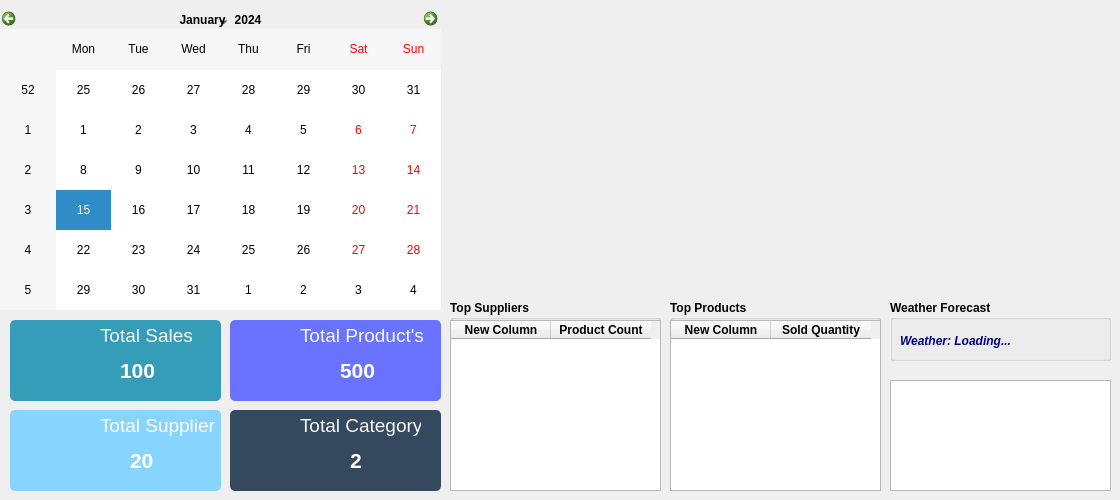
       <widget class="QWidget" name="Dashboard">
        <attribute name="title">
         <string>Dashboard</string>
        </attribute>
        <widget class="QFrame" name="Products_Dash_Frame">
         <property name="geometry">
          <rect>
           <x>230</x>
           <y>320</y>
           <width>211</width>
           <height>81</height>
          </rect>
         </property>
         <property name="styleSheet">
          <string notr="true">background-color: rgb(105, 115, 255);
border-radius:5px;</string>
         </property>
         <property name="frameShape">
          <enum>QFrame::Shape::NoFrame</enum>
         </property>
         <widget class="QLabel" name="label_57">
          <property name="geometry">
           <rect>
            <x>70</x>
            <y>0</y>
            <width>131</width>
            <height>31</height>
           </rect>
          </property>
          <property name="font">
           <font>
            <pointsize>14</pointsize>
            <bold>false</bold>
           </font>
          </property>
          <property name="styleSheet">
           <string notr="true">color: rgb(247, 247, 247);</string>
          </property>
          <property name="text">
           <string>Total Product's</string>
          </property>
         </widget>
         <widget class="QLabel" name="Total_Products_Label">
          <property name="geometry">
           <rect>
            <x>110</x>
            <y>30</y>
            <width>51</width>
            <height>41</height>
           </rect>
          </property>
          <property name="font">
           <font>
            <pointsize>16</pointsize>
            <bold>true</bold>
           </font>
          </property>
          <property name="styleSheet">
           <string notr="true">color: rgb(255, 255, 255);</string>
          </property>
          <property name="text">
           <string>500</string>
          </property>
         </widget>
         <widget class="QWidget" name="widget_6" native="true">
          <property name="geometry">
           <rect>
            <x>10</x>
            <y>10</y>
            <width>61</width>
            <height>61</height>
           </rect>
          </property>
          <property name="styleSheet">
           <string notr="true">background-image: url(:/Overview item/package.png);</string>
          </property>
         </widget>
        </widget>
        <widget class="QFrame" name="Sales_Dash_Frame">
         <property name="geometry">
          <rect>
           <x>10</x>
           <y>320</y>
           <width>211</width>
           <height>81</height>
          </rect>
         </property>
         <property name="styleSheet">
          <string notr="true">background-color: rgb(54, 157, 185);
border-radius:5px;</string>
         </property>
         <property name="frameShape">
          <enum>QFrame::Shape::NoFrame</enum>
         </property>
         <widget class="QLabel" name="label_59">
          <property name="geometry">
           <rect>
            <x>90</x>
            <y>0</y>
            <width>101</width>
            <height>31</height>
           </rect>
          </property>
          <property name="font">
           <font>
            <pointsize>14</pointsize>
            <bold>false</bold>
           </font>
          </property>
          <property name="styleSheet">
           <string notr="true">color: rgb(247, 247, 247);</string>
          </property>
          <property name="text">
           <string>Total Sales</string>
          </property>
         </widget>
         <widget class="QLabel" name="Total_Sales_Label">
          <property name="geometry">
           <rect>
            <x>110</x>
            <y>30</y>
            <width>51</width>
            <height>41</height>
           </rect>
          </property>
          <property name="font">
           <font>
            <pointsize>16</pointsize>
            <bold>true</bold>
           </font>
          </property>
          <property name="styleSheet">
           <string notr="true">color: rgb(255, 255, 255);</string>
          </property>
          <property name="text">
           <string>100</string>
          </property>
         </widget>
         <widget class="QWidget" name="widget_7" native="true">
          <property name="geometry">
           <rect>
            <x>10</x>
            <y>10</y>
            <width>71</width>
            <height>61</height>
           </rect>
          </property>
          <property name="styleSheet">
           <string notr="true">background-image: url(:/Overview item/increase.png);</string>
          </property>
         </widget>
         <widget class="QLabel" name="label_33">
          <property name="geometry">
           <rect>
            <x>0</x>
            <y>130</y>
            <width>55</width>
            <height>16</height>
           </rect>
          </property>
          <property name="text">
           <string/>
          </property>
         </widget>
        </widget>
        <widget class="QFrame" name="Category_Dash_Frame">
         <property name="geometry">
          <rect>
           <x>230</x>
           <y>410</y>
           <width>211</width>
           <height>81</height>
          </rect>
         </property>
         <property name="styleSheet">
          <string notr="true">background-color: rgb(52, 73, 94);
border-radius:5px;</string>
         </property>
         <property name="frameShape">
          <enum>QFrame::Shape::NoFrame</enum>
         </property>
         <widget class="QLabel" name="Total_Category_Label">
          <property name="geometry">
           <rect>
            <x>120</x>
            <y>30</y>
            <width>31</width>
            <height>41</height>
           </rect>
          </property>
          <property name="font">
           <font>
            <pointsize>16</pointsize>
            <bold>true</bold>
           </font>
          </property>
          <property name="styleSheet">
           <string notr="true">color: rgb(255, 255, 255);</string>
          </property>
          <property name="text">
           <string>2</string>
          </property>
         </widget>
         <widget class="QLabel" name="label_64">
          <property name="geometry">
           <rect>
            <x>70</x>
            <y>0</y>
            <width>121</width>
            <height>31</height>
           </rect>
          </property>
          <property name="font">
           <font>
            <pointsize>14</pointsize>
            <bold>false</bold>
           </font>
          </property>
          <property name="styleSheet">
           <string notr="true">color: rgb(247, 247, 247);</string>
          </property>
          <property name="text">
           <string>Total Category</string>
          </property>
         </widget>
         <widget class="QWidget" name="widget_5" native="true">
          <property name="geometry">
           <rect>
            <x>10</x>
            <y>10</y>
            <width>61</width>
            <height>61</height>
           </rect>
          </property>
          <property name="styleSheet">
           <string notr="true">background-image: url(:/Overview item/files_white.png);</string>
          </property>
         </widget>
        </widget>
        <widget class="QCalendarWidget" name="calendar">
         <property name="geometry">
          <rect>
           <x>0</x>
           <y>10</y>
           <width>441</width>
           <height>300</height>
          </rect>
         </property>
         <property name="minimumSize">
          <size>
           <width>350</width>
           <height>300</height>
          </size>
         </property>
         <property name="autoFillBackground">
          <bool>false</bool>
         </property>
         <property name="styleSheet">
          <string notr="true">color: rgb(0, 0, 0);
border-radius:20px;</string>
         </property>
        </widget>
        <widget class="QFrame" name="Employee_Dash_Frame">
         <property name="geometry">
          <rect>
           <x>10</x>
           <y>410</y>
           <width>211</width>
           <height>81</height>
          </rect>
         </property>
         <property name="styleSheet">
          <string notr="true">background-color: rgb(135, 213, 255);
border-radius:5px;</string>
         </property>
         <property name="frameShape">
          <enum>QFrame::Shape::NoFrame</enum>
         </property>
         <widget class="QLabel" name="label_12">
          <property name="geometry">
           <rect>
            <x>90</x>
            <y>0</y>
            <width>121</width>
            <height>31</height>
           </rect>
          </property>
          <property name="font">
           <font>
            <pointsize>14</pointsize>
            <bold>false</bold>
           </font>
          </property>
          <property name="styleSheet">
           <string notr="true">color: rgb(255, 255, 255);</string>
          </property>
          <property name="text">
           <string>Total Supplier</string>
          </property>
         </widget>
         <widget class="QLabel" name="Total_Employee_Label">
          <property name="geometry">
           <rect>
            <x>120</x>
            <y>30</y>
            <width>41</width>
            <height>41</height>
           </rect>
          </property>
          <property name="font">
           <font>
            <pointsize>16</pointsize>
            <bold>true</bold>
           </font>
          </property>
          <property name="styleSheet">
           <string notr="true">color: rgb(255, 255, 255);</string>
          </property>
          <property name="text">
           <string>20</string>
          </property>
         </widget>
         <widget class="QWidget" name="widget_3" native="true">
          <property name="geometry">
           <rect>
            <x>10</x>
            <y>10</y>
            <width>71</width>
            <height>61</height>
           </rect>
          </property>
          <property name="styleSheet">
           <string notr="true">background-image: url(:/Overview item/teamwork.png);</string>
          </property>
         </widget>
        </widget>
        <widget class="QLabel" name="revenue_chart_label">
         <property name="geometry">
          <rect>
           <x>540</x>
           <y>10</y>
           <width>491</width>
           <height>261</height>
          </rect>
         </property>
         <property name="text">
          <string/>
         </property>
        </widget>
        <widget class="QListWidget" name="recent_activities_list">
         <property name="geometry">
          <rect>
           <x>890</x>
           <y>380</y>
           <width>221</width>
           <height>111</height>
          </rect>
         </property>
        </widget>
        <widget class="QGroupBox" name="groupBox_7">
         <property name="geometry">
          <rect>
           <x>450</x>
           <y>300</y>
           <width>211</width>
           <height>191</height>
          </rect>
         </property>
         <property name="font">
          <font>
           <bold>true</bold>
          </font>
         </property>
         <property name="title">
          <string>Top Suppliers</string>
         </property>
         <widget class="QTableWidget" name="top_suppliers_table">
          <property name="geometry">
           <rect>
            <x>0</x>
            <y>20</y>
            <width>211</width>
            <height>171</height>
           </rect>
          </property>
          <column>
           <property name="text">
            <string>New Column</string>
           </property>
          </column>
          <column>
           <property name="text">
            <string>Product Count</string>
           </property>
          </column>
         </widget>
        </widget>
        <widget class="QGroupBox" name="groupBox_11">
         <property name="geometry">
          <rect>
           <x>670</x>
           <y>300</y>
           <width>211</width>
           <height>191</height>
          </rect>
         </property>
         <property name="font">
          <font>
           <bold>true</bold>
          </font>
         </property>
         <property name="title">
          <string>Top Products</string>
         </property>
         <widget class="QTableWidget" name="top_products_table">
          <property name="geometry">
           <rect>
            <x>0</x>
            <y>20</y>
            <width>211</width>
            <height>171</height>
           </rect>
          </property>
          <column>
           <property name="text">
            <string>New Column</string>
           </property>
          </column>
          <column>
           <property name="text">
            <string>Sold Quantity</string>
           </property>
          </column>
         </widget>
        </widget>
        <widget class="QGroupBox" name="groupBox_13">
         <property name="geometry">
          <rect>
           <x>890</x>
           <y>300</y>
           <width>221</width>
           <height>61</height>
          </rect>
         </property>
         <property name="font">
          <font>
           <bold>true</bold>
          </font>
         </property>
         <property name="title">
          <string>Weather Forecast</string>
         </property>
         <widget class="QLabel" name="weather_label">
          <property name="geometry">
           <rect>
            <x>10</x>
            <y>20</y>
            <width>211</width>
            <height>41</height>
           </rect>
          </property>
          <property name="font">
           <font>
            <italic>true</italic>
           </font>
          </property>
          <property name="styleSheet">
           <string notr="true">color:rgb(0, 0, 127)</string>
          </property>
          <property name="text">
           <string>Weather: Loading...</string>
          </property>
         </widget>
        </widget>
       </widget>
